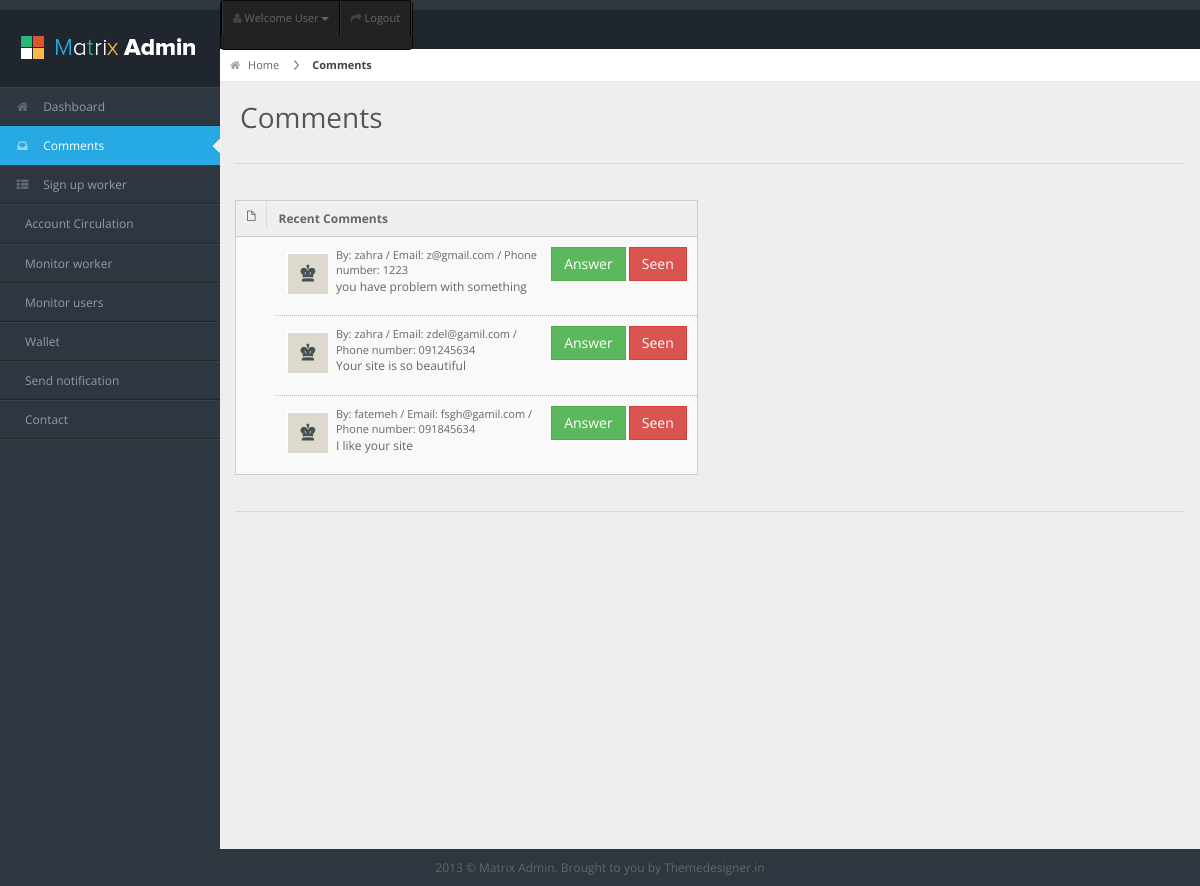
The app's page /manager/comments/, older data.
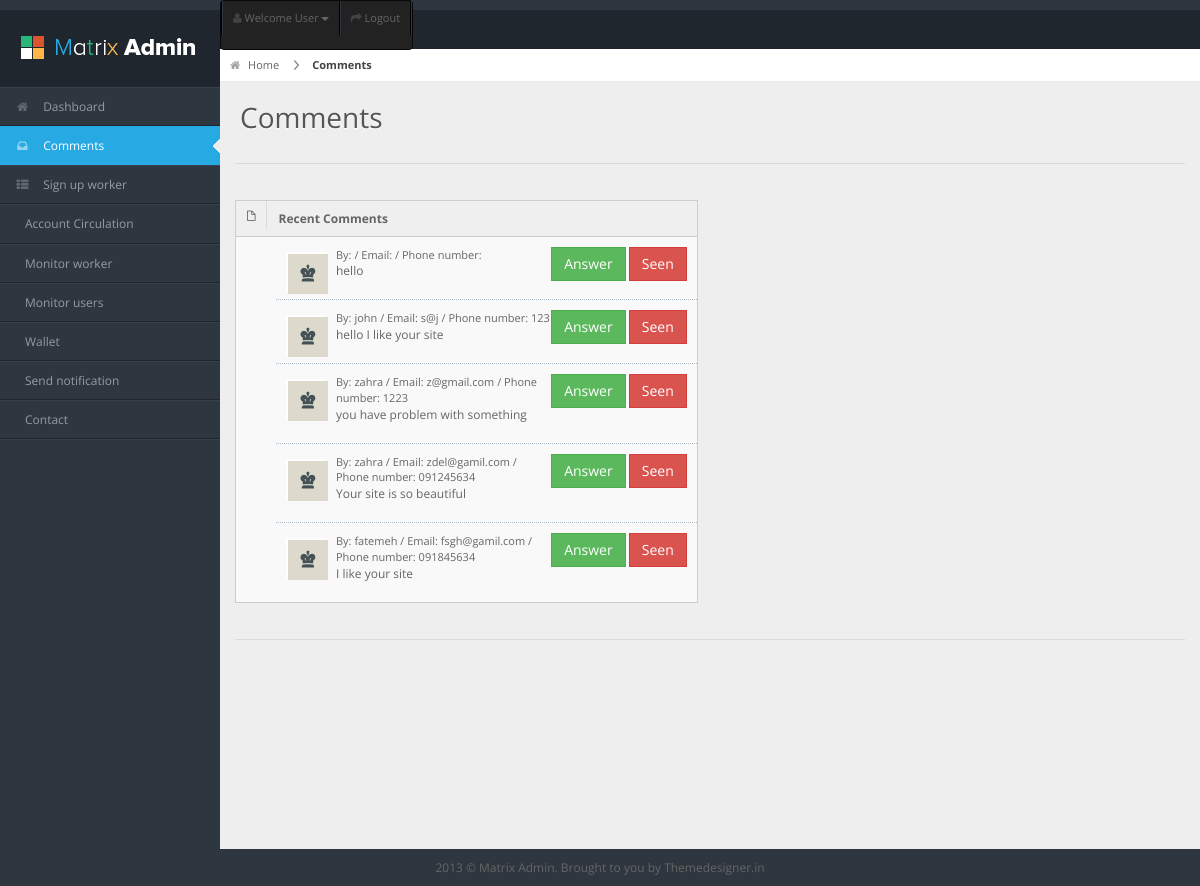
The same page, newer data.
### core/models.py (models this page shows)
class Contact_msg(models.Model):
    email = models.EmailField()
    text = models.CharField('message', max_length=255)
    name = models.CharField(max_length=60)
    phone = models.CharField(max_length=11)
    seen = models.BooleanField(default=False)

### manager/views.py (the view)
# urls.py: path('comments/', views.comments, name='comments'),
def comments(request):
    latest_comments = Contact_msg.objects.all()
    context = {'latest_comments': latest_comments}
    return render(request, 'manager/comments.html', context)

### manager/templates/manager/comments.html (shortened to what this page needs)
{% load static %}
<html lang="en">
<head>
<link rel="stylesheet" href="{% static 'assets/css/bootstrap.min.css' %}" />
<link rel="stylesheet" href="{% static 'assets/css/bootstrap-responsive.min.css' %}" />
<link rel="stylesheet" href="{% static 'assets/css/matrix-style.css' %}" />
<link rel="stylesheet" href="{% static 'assets/css/matrix-media.css' %}" />
<link href="{% static 'assets/font-awesome/css/font-awesome.css' %}" rel="stylesheet" />
</head>
<body>
<div id="header">
  <h1><a href="dashboard.html">Comments</a></h1>
</div>
<div id="user-nav" class="navbar navbar-inverse">
  <ul class="nav">
    <li  class="dropdown" id="profile-messages" ><a title="" href="#" data-toggle="dropdown" data-target="#profile-messages" class="dropdown-toggle"><i class="icon icon-user"></i>  <span class="text">Welcome User</span><b class="caret"></b></a>
    </li>
    <li class=""><a title="" href="http://localhost:8000/"><i class="icon icon-share-alt"></i> <span class="text">Logout</span></a></li>
  </ul>
</div>
<div id="sidebar"> <a href="#" class="visible-phone"> Comments</a>
  <ul>
    <li><a href="http://localhost:8000/manager/"><i class="icon icon-home"></i> <span>Dashboard</span></a> </li>
    <li class="active"> <a href="localhost:8000/manager/comments/"><i class="icon icon-inbox"></i> <span>Comments</span></a> </li>
  <li> <a href="http://localhost:8000/manager/signupworker"><i class="icon icon-th-list"></i> <span>Sign up worker</span> </a></li>
	<li><a href="http://localhost:8000/manager/accountcirculation"> <span>Account Circulation</span></a></li>
    <li><a href="http://localhost:8000/manager/monitorworker"> <span>Monitor worker</span></a></li>
    <li><a href="http://localhost:8000/manager/monitoringuser"> <span>Monitor users</span></a></li>
    <li><a href="http://localhost:8000/manager/managerwallet"> <span>Wallet</span></a></li>
    <li><a href="http://localhost:8000/manager/sendnotif/"> <span>Send notification</span></a></li>
         <li><a href="http://localhost:8000/manager/connect/"> <span>Contact</span></a></li>
  </ul>
</div>
<div id="content">
  <div id="content-header">
    <div id="breadcrumb"> <a href="#" title="Go to Home" class="tip-bottom"><i class="icon-home"></i> Home</a> <a href="#" class="current">Comments</a> </div>
    <h1>Comments</h1>
  </div>
  <div class="container-fluid">
    <hr>
    <div class="row-fluid">
      <div class="span6">
        <div class="widget-box">
          <div class="widget-title"> <span class="icon"> <i class="icon-file"></i> </span>
            <h5>Recent Comments</h5>
          </div>
          <div class="widget-content nopadding">
            <ul class="recent-posts">
            {% if latest_comments %}
    				<ul>
    					{% for comment in latest_comments %}
        					{% if comment.seen == False %}
        		 		<li>
                		<div class="user-thumb"> <img width="40" height="40" alt="User" src="{% static 'assets/img/demo/av1.jpg' %}"> </div>
               			<div class="article-post">
                		<div class="fr"> <a href="#" class="btn btn-success btn-mini">Answer</a> <a href="{% url 'manager:seencomment' comment.id %}" class="btn btn-danger btn-mini">Seen</a></div>
                  		<span class="user-info"> By: {{ comment.name}} / Email: {{ comment.email}} / Phone number: {{ comment.phone}} </span>
                  		<p><a href="#">{{ comment.text}}</a> </p>
               			 </div>
             		</li>
                            {% endif %}
    		   			{% endfor %}
    				</ul>
				{% else %}
    					<p>No comments are available.</p>
				{% endif %}
            </ul>
          </div>
        </div>
      </div>
    </div>
    <hr>
  </div>
</div>
<div class="row-fluid">
  <div id="footer" class="span12"> 2013 &copy; Matrix Admin. Brought to you by <a href="http://themedesigner.in">Themedesigner.in</a> </div>
</div>
</body>
</html>

Row changes from the older to the newer data that the page shows:
now on this page (row edited): Contact_msg: seen False (drawn), text "hello"
now on this page (row edited): Contact_msg: seen False (drawn), name "john", email "s@j", phone "123", text "hello I like your site"
